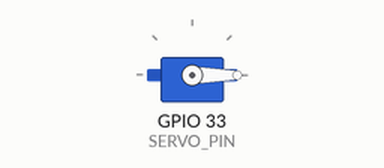
This sketch was run on a simulated ESP32. On the bench: servo.

Above: at 0.05 s.
At 1.5 s:
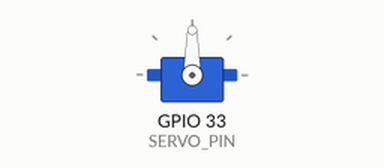
At 3.0 s:
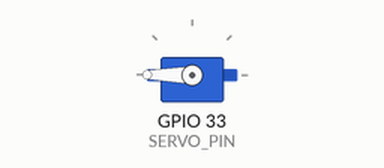
Timing chart, 0 to 6.9 s (numbered marks = the images above):
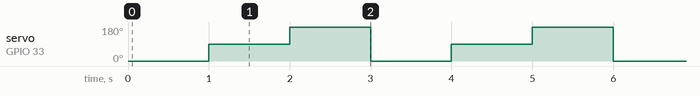

The sketch:

test_servo.ino
```cpp
// Test sketch — SG90 servo only
// Requires "ESP32Servo" library (Arduino Library Manager)

#include <ESP32Servo.h>

#define SERVO_PIN 33
Servo gate;

void setup() {
  gate.attach(SERVO_PIN);
}

void loop() {
  gate.write(0);
  delay(1000);
  gate.write(90);
  delay(1000);
  gate.write(180);
  delay(1000);
}
```

Measured:
- by itself, servo on GPIO 33 (SERVO_PIN): repeats every 3.0 s: 180° 1.0 s, 0° 1.0 s, 90° 1.0 s
